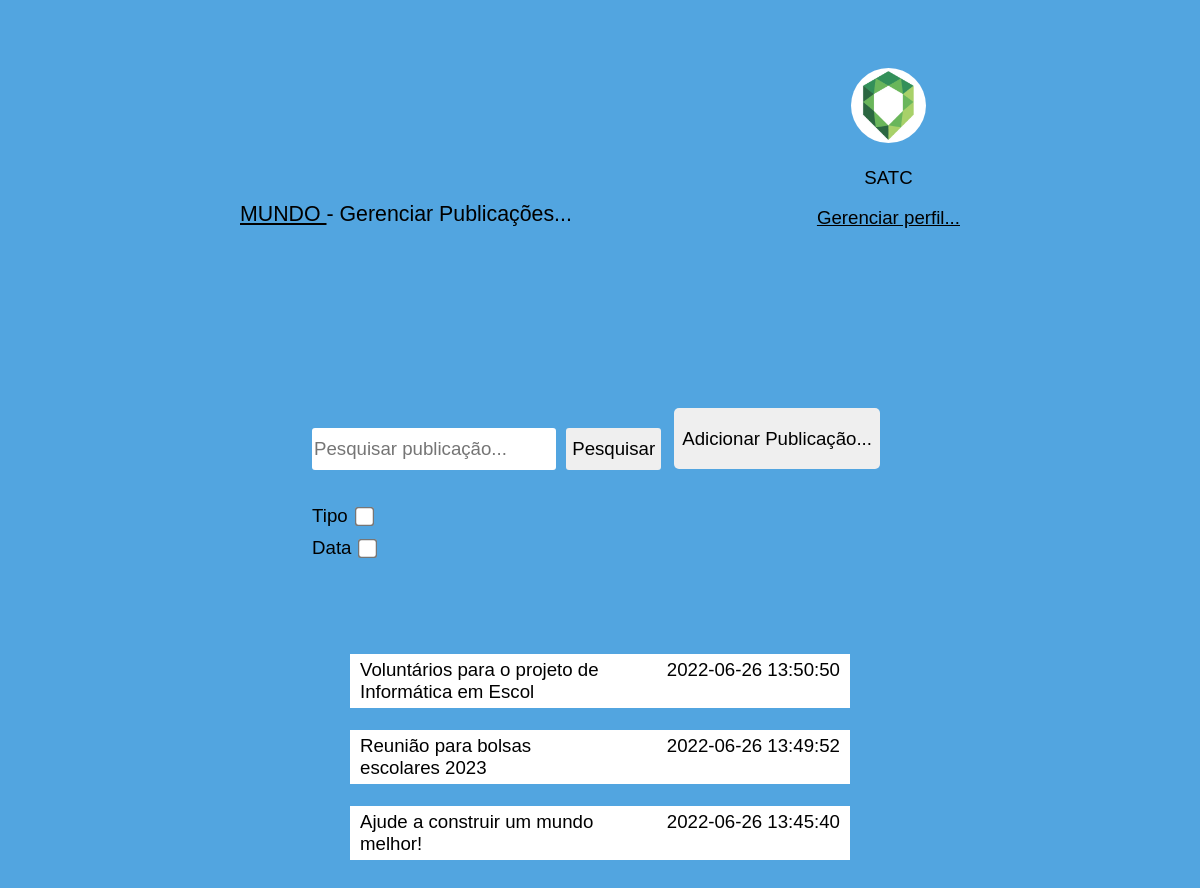
The page /src/webpages/pg_publicacoes.php on the database as committed earlier.
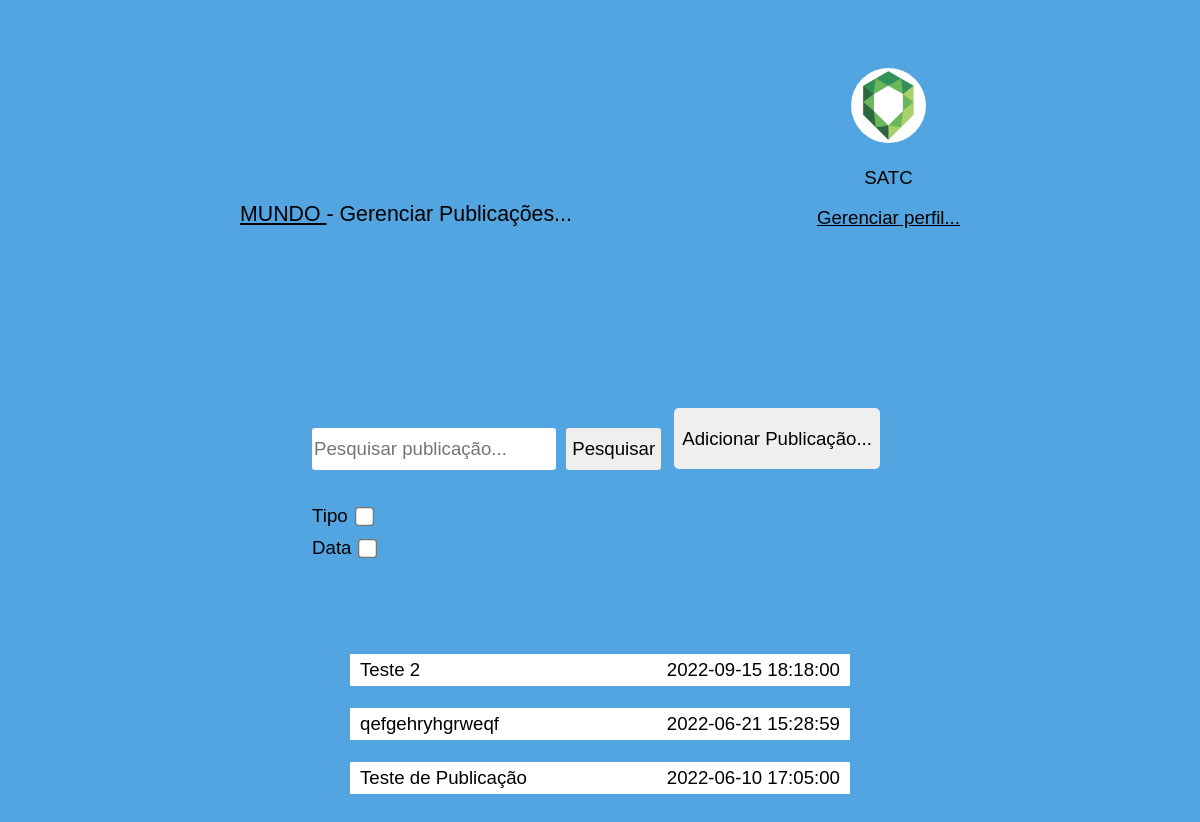
The same page on the database as committed later.
### tables this page shows
CREATE TABLE IF NOT EXISTS `publicacao` (
  `id` int NOT NULL AUTO_INCREMENT,
  `titulo` varchar(50) NOT NULL,
  `descricao` varchar(300) NOT NULL,
  `qtd_likes` int NOT NULL,
  `qtd_compartilhamentos` int NOT NULL,
  `datetime_publicacao` datetime NOT NULL,
  `tipo_publicacao` varchar(16) NOT NULL,
  `id_ONG` int NOT NULL,
  `id_evento` int DEFAULT NULL,
  `id_req_voluntariado` int DEFAULT NULL,
  PRIMARY KEY (`id`),
  KEY `id_ONG` (`id_ONG`),
  KEY `id_evento` (`id_evento`),
  KEY `id_req_voluntariado` (`id_req_voluntariado`)
) AUTO_INCREMENT=3;

### src/webpages/pg_publicacoes.php (the view, shortened to what this page needs)
<!DOCTYPE html>
<html lang="en">
<head>
    <link rel="stylesheet" href="../styles_.css">
    <?php
    require_once('../php_stuff/datab.php');
    ?>
</head>
<body>
    <header class='header' >
        <p class='txt_title' ><a href="../../menu.php"> MUNDO </a>- Gerenciar Publicações...</p>
        <div id="profile">
            <img src="../images/satc.jpg" class='logo_ong' alt="logo da ONG">
            <p class='txt_default' >SATC</p>
            <a href="#"><p>Gerenciar perfil...</p></a>
        </div>
    </header>
    <div id='sct_ger_publicacoes' class='flexed' >
        <form method='get'>
            <div id='sct_txt_pesquisa'>
                <input type="text" name='txt_pesquisar_publicacoes' id='txt_pesquisar_publicacoes' placeholder="Pesquisar publicação..." >
                <input type="submit" value="Pesquisar" name='bt_pesquisar_publicacao' id='bt_pesquisar_publicacao'>
            </div>
            <div id='sct_filtros_pesquisa' class='filtros'>
                <div id='filtro_tipo' class='div_filtros' >
                    <label for="ch_filtro_tipo">Tipo</label>
                    <input type="checkbox" name="ch_filtro_tipo" id="ch_filtro_tipo" onclick="isFiltroChecked( this['id'], 'sel_tipo_publicacao')">
                </div>
                <div id='filtro_data' class='div_filtros'">
                    <label for="ch_filtro_data">Data</label>
                    <input type="checkbox" name="ch_filtro_data" id="ch_filtro_data" onclick="isFiltroChecked('ch_filtro_data', 'dt_publicacao')">
                    <input type="date" name="dt_publicacao" id="dt_publicacao" hidden><br>
                </div>
            </div>
        </form>
        <a href="pg_add_publicacao.php"><button><p class='bt_text' >Adicionar Publicação...</p></button></a>
    </div>
    <div id='sct_view_publicacoes'>
        <?php
            if(!isset($_GET['bt_pesquisar_publicacao'])){
                $query = mysqli_query($conn, "select * from Publicacao order by datetime_publicacao desc");
                while($row = $query->fetch_assoc()){
                    echo "<div name='publi-".$row['id']."' id='publi-".$row['id']."' class='publi_item' >
                    <div class='publi_text'>".$row['titulo']."</div><div class='publi_date' >".$row['datetime_publicacao']."</div></div><br>";
                }
            }
        ?>
    </div>
</body>
</html>

### src/styles_.css (style rules this page uses)
body { background-color: #52A5E0; color: black; font-family: Arial, Helvetica, sans-serif; font-size: 14pt; display: flex; flex-direction: column; align-items: center; }
a { color: black; }
.header { align-items: flex-end; width: 60vw; height: 25vh; display: flex; justify-content: space-between; margin: 5vh 6vh 10vh 6vh; }
.txt_default, .txt_title { color:black; }
.txt_title { font-size: 16pt; }
.logo_ong { width:75px; height:75px; border-radius: 50%; }
#profile { text-align: center; }
.flexed, .list_items { display: flex; align-items: flex-start; margin: 10vh 6vh 10vh 6vh; }
form { display: flex; flex-direction: column; align-items: flex-start; }
button { border-style: none; border-radius: 5px; margin: 0px 8px 10px 8px; }
.bt_text { text-align: center; color: black; padding: 0 2px 0 2px; font-size: 14pt; }
input[type=submit], input[type=reset], input[type=file] { margin: 0px 5px 0px 5px; height:5.3vh; border-radius:3px; border-style: none; font-size: 14pt; }
input[type=text], input[type=date], input[type=time], select { width:20vw; height:5vh; font-size: 14pt; border-style: none; border-radius:3px; }
input[type=checkbox], input[type=radio] { transform: scale(1.5); margin: 0px 10px 0px 10px; }
.filtros { display:flex; flex-direction: column; align-items:flex-start; }
.div_filtros { display:flex; align-items:center; margin: 5px 0px 5px 0px; }
.publi_item { display: flex; width: 40vw; justify-content: space-between; background-color: white; margin: 0 10px 0 10px; padding: 5px 10px 5px 10px; }
.publi_text { width:45%; flex-grow: 2; word-wrap: break-word; }
.publi_date { width:45%; flex-grow: 1; text-align: right; }
form div { margin-bottom: 10px; margin-top: 20px; }

Rows that differ between the two databases and show on the page:
removed publicacao: titulo "Voluntários para o projeto de Informática em Escol", datetime_publicacao "2022-06-26 13:50:50"
removed publicacao: titulo "Reunião para bolsas escolares 2023", datetime_publicacao "2022-06-26 13:49:52"
removed publicacao: titulo "Ajude a construir um mundo melhor!", datetime_publicacao "2022-06-26 13:45:40"
added publicacao: titulo "Teste 2", datetime_publicacao "2022-09-15 18:18:00"
added publicacao: titulo "qefgehryhgrweqf", datetime_publicacao "2022-06-21 15:28:59"
added publicacao: titulo "Teste de Publicação", datetime_publicacao "2022-06-10 17:05:00"
